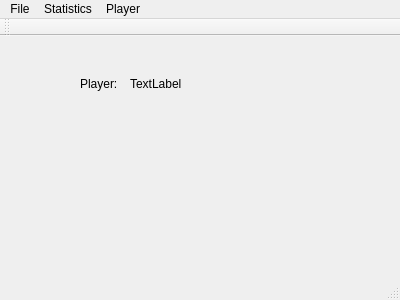
<?xml version="1.0" encoding="UTF-8"?>
<ui version="4.0">
 <class>MainWindow</class>
 <widget class="QMainWindow" name="MainWindow">
  <property name="geometry">
   <rect>
    <x>0</x>
    <y>0</y>
    <width>400</width>
    <height>300</height>
   </rect>
  </property>
  <property name="windowTitle">
   <string>MainWindow</string>
  </property>
  <widget class="QWidget" name="centralWidget">
   <widget class="QLabel" name="Player">
    <property name="geometry">
     <rect>
      <x>80</x>
      <y>40</y>
      <width>55</width>
      <height>16</height>
     </rect>
    </property>
    <property name="text">
     <string>Player:</string>
    </property>
   </widget>
   <widget class="QLabel" name="PlayerName">
    <property name="geometry">
     <rect>
      <x>130</x>
      <y>40</y>
      <width>55</width>
      <height>16</height>
     </rect>
    </property>
    <property name="text">
     <string>TextLabel</string>
    </property>
   </widget>
  </widget>
  <widget class="QMenuBar" name="menuBar">
   <property name="geometry">
    <rect>
     <x>0</x>
     <y>0</y>
     <width>400</width>
     <height>25</height>
    </rect>
   </property>
   <widget class="QMenu" name="menuFile">
    <property name="title">
     <string>File</string>
    </property>
    <addaction name="actionExit_Program"/>
   </widget>
   <widget class="QMenu" name="menuStatistics">
    <property name="title">
     <string>Statistics</string>
    </property>
    <addaction name="actionTop_3_Players"/>
    <addaction name="actionTop_3_Games"/>
    <addaction name="actionCalculated_Statistics"/>
   </widget>
   <widget class="QMenu" name="menuPlayer">
    <property name="title">
     <string>Player</string>
    </property>
    <addaction name="actionNew_Player"/>
    <addaction name="actionSelect_Existing_Player"/>
   </widget>
   <addaction name="menuFile"/>
   <addaction name="menuStatistics"/>
   <addaction name="menuPlayer"/>
  </widget>
  <widget class="QToolBar" name="mainToolBar">
   <attribute name="toolBarArea">
    <enum>TopToolBarArea</enum>
   </attribute>
   <attribute name="toolBarBreak">
    <bool>false</bool>
   </attribute>
  </widget>
  <widget class="QStatusBar" name="statusBar"/>
  <action name="actionExit_Program">
   <property name="text">
    <string>Exit Program</string>
   </property>
  </action>
  <action name="actionTop_3_Players">
   <property name="text">
    <string>Top 3 Players</string>
   </property>
  </action>
  <action name="actionTop_3_Games">
   <property name="text">
    <string>Top 3 Games</string>
   </property>
  </action>
  <action name="actionCalculated_Statistics">
   <property name="text">
    <string>Calculated Statistics</string>
   </property>
  </action>
  <action name="actionNew_Player">
   <property name="text">
    <string>New Player</string>
   </property>
  </action>
  <action name="actionSelect_Existing_Player">
   <property name="text">
    <string>Select Existing Player</string>
   </property>
  </action>
 </widget>
 <layoutdefault spacing="6" margin="11"/>
 <resources/>
 <connections/>
</ui>
